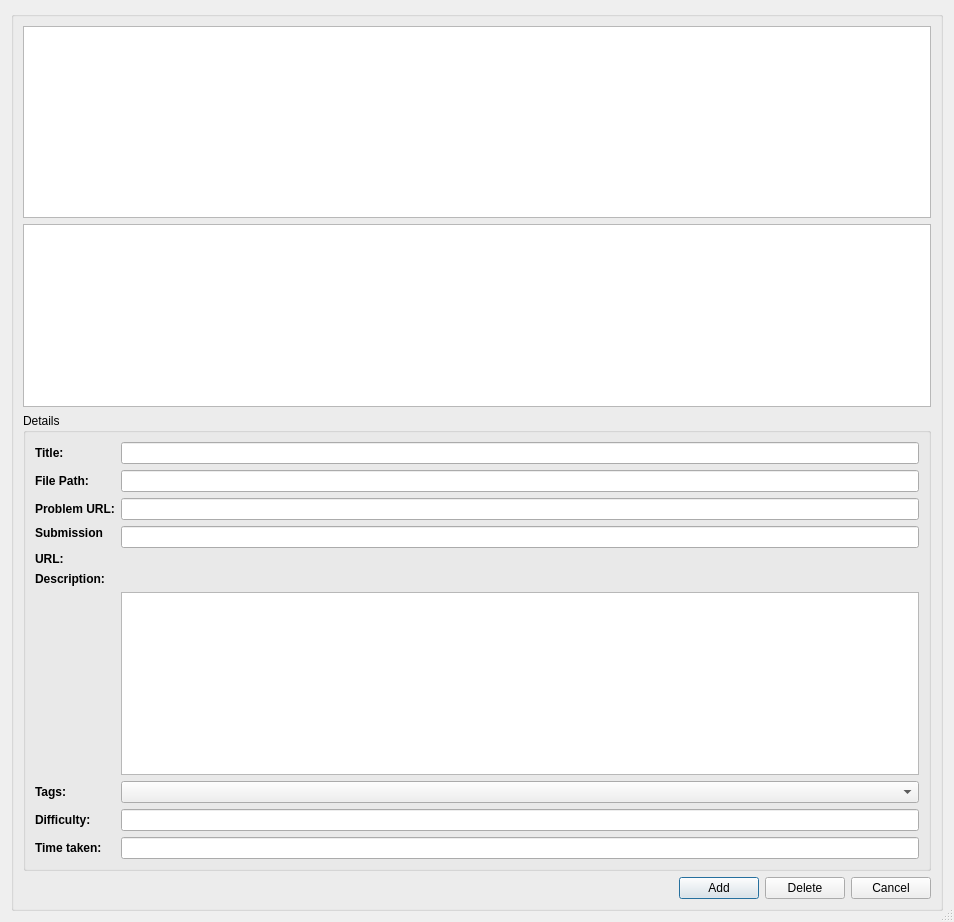
<?xml version="1.0" encoding="UTF-8"?>
<ui version="4.0">
 <class>problemDialog</class>
 <widget class="QDialog" name="problemDialog">
  <property name="geometry">
   <rect>
    <x>0</x>
    <y>0</y>
    <width>954</width>
    <height>922</height>
   </rect>
  </property>
  <property name="sizePolicy">
   <sizepolicy hsizetype="Expanding" vsizetype="Preferred">
    <horstretch>0</horstretch>
    <verstretch>0</verstretch>
   </sizepolicy>
  </property>
  <property name="maximumSize">
   <size>
    <width>16777215</width>
    <height>16777215</height>
   </size>
  </property>
  <property name="windowTitle">
   <string>Problem Manager</string>
  </property>
  <property name="sizeGripEnabled">
   <bool>true</bool>
  </property>
  <layout class="QVBoxLayout" name="verticalLayout">
   <item>
    <widget class="QGroupBox" name="groupBox">
     <property name="title">
      <string/>
     </property>
     <layout class="QVBoxLayout">
      <property name="spacing">
       <number>6</number>
      </property>
      <property name="leftMargin">
       <number>9</number>
      </property>
      <property name="topMargin">
       <number>9</number>
      </property>
      <property name="rightMargin">
       <number>9</number>
      </property>
      <property name="bottomMargin">
       <number>9</number>
      </property>
      <item>
       <widget class="QTableView" name="problemTable">
        <property name="sizePolicy">
         <sizepolicy hsizetype="Expanding" vsizetype="Minimum">
          <horstretch>0</horstretch>
          <verstretch>0</verstretch>
         </sizepolicy>
        </property>
        <property name="selectionBehavior">
         <enum>QAbstractItemView::SelectRows</enum>
        </property>
        <property name="gridStyle">
         <enum>Qt::SolidLine</enum>
        </property>
        <property name="sortingEnabled">
         <bool>true</bool>
        </property>
        <property name="wordWrap">
         <bool>true</bool>
        </property>
        <attribute name="horizontalHeaderCascadingSectionResizes">
         <bool>true</bool>
        </attribute>
        <attribute name="horizontalHeaderDefaultSectionSize">
         <number>150</number>
        </attribute>
        <attribute name="verticalHeaderCascadingSectionResizes">
         <bool>true</bool>
        </attribute>
        <attribute name="verticalHeaderShowSortIndicator" stdset="0">
         <bool>true</bool>
        </attribute>
        <attribute name="verticalHeaderStretchLastSection">
         <bool>true</bool>
        </attribute>
       </widget>
      </item>
      <item>
       <widget class="QListView" name="listView">
        <property name="sizePolicy">
         <sizepolicy hsizetype="Expanding" vsizetype="Maximum">
          <horstretch>0</horstretch>
          <verstretch>0</verstretch>
         </sizepolicy>
        </property>
        <property name="maximumSize">
         <size>
          <width>16777215</width>
          <height>200</height>
         </size>
        </property>
       </widget>
      </item>
      <item>
       <widget class="QGroupBox" name="details">
        <property name="title">
         <string>Details</string>
        </property>
        <layout class="QFormLayout" name="_2">
         <item row="0" column="0">
          <widget class="QLabel" name="titleLabel">
           <property name="text">
            <string>&lt;b&gt;Title:&lt;/b&gt;</string>
           </property>
          </widget>
         </item>
         <item row="0" column="1">
          <widget class="QLineEdit" name="titleEdit">
           <property name="enabled">
            <bool>true</bool>
           </property>
          </widget>
         </item>
         <item row="1" column="0">
          <widget class="QLabel" name="filePathLabel">
           <property name="text">
            <string>&lt;html&gt;&lt;head/&gt;&lt;body&gt;&lt;p&gt;&lt;span style=&quot; font-weight:600;&quot;&gt;File Path:&lt;/span&gt;&lt;/p&gt;&lt;/body&gt;&lt;/html&gt;</string>
           </property>
          </widget>
         </item>
         <item row="1" column="1">
          <widget class="QLineEdit" name="filePathEdit"/>
         </item>
         <item row="2" column="0">
          <widget class="QLabel" name="problemUrlLabel">
           <property name="text">
            <string>&lt;html&gt;&lt;head/&gt;&lt;body&gt;&lt;p&gt;&lt;span style=&quot; font-weight:600;&quot;&gt;Problem URL:&lt;/span&gt;&lt;/p&gt;&lt;/body&gt;&lt;/html&gt;</string>
           </property>
          </widget>
         </item>
         <item row="2" column="1">
          <widget class="QLineEdit" name="problemUrlEdit"/>
         </item>
         <item row="4" column="0">
          <widget class="QLabel" name="submissionURlLabel">
           <property name="text">
            <string>&lt;html&gt;&lt;head/&gt;&lt;body&gt;&lt;p&gt;&lt;span style=&quot; font-weight:600;&quot;&gt;Submission &lt;/span&gt;&lt;/p&gt;&lt;p&gt;&lt;span style=&quot; font-weight:600;&quot;&gt;URL:&lt;/span&gt;&lt;/p&gt;&lt;/body&gt;&lt;/html&gt;</string>
           </property>
          </widget>
         </item>
         <item row="4" column="1">
          <widget class="QLineEdit" name="submissionUrlEdit"/>
         </item>
         <item row="5" column="0">
          <widget class="QLabel" name="label">
           <property name="text">
            <string>&lt;html&gt;&lt;head/&gt;&lt;body&gt;&lt;p&gt;&lt;span style=&quot; font-weight:600;&quot;&gt;Description:&lt;/span&gt;&lt;/p&gt;&lt;/body&gt;&lt;/html&gt;</string>
           </property>
          </widget>
         </item>
         <item row="6" column="1">
          <widget class="QTextEdit" name="descriptionEdit"/>
         </item>
         <item row="7" column="0">
          <widget class="QLabel" name="tagsLabel">
           <property name="text">
            <string>&lt;html&gt;&lt;head/&gt;&lt;body&gt;&lt;p&gt;&lt;span style=&quot; font-weight:600;&quot;&gt;Tags:&lt;/span&gt;&lt;/p&gt;&lt;/body&gt;&lt;/html&gt;</string>
           </property>
          </widget>
         </item>
         <item row="7" column="1">
          <widget class="QComboBox" name="tagEdit">
           <property name="enabled">
            <bool>true</bool>
           </property>
          </widget>
         </item>
         <item row="8" column="0">
          <widget class="QLabel" name="difficultyLabel">
           <property name="text">
            <string>&lt;html&gt;&lt;head/&gt;&lt;body&gt;&lt;p&gt;&lt;span style=&quot; font-weight:600;&quot;&gt;Difficulty:&lt;/span&gt;&lt;/p&gt;&lt;/body&gt;&lt;/html&gt;</string>
           </property>
          </widget>
         </item>
         <item row="9" column="0">
          <widget class="QLabel" name="timeTakenLabel">
           <property name="text">
            <string>&lt;html&gt;&lt;head/&gt;&lt;body&gt;&lt;p&gt;&lt;span style=&quot; font-weight:600;&quot;&gt;Time taken:&lt;/span&gt;&lt;/p&gt;&lt;/body&gt;&lt;/html&gt;</string>
           </property>
          </widget>
         </item>
         <item row="9" column="1">
          <widget class="QLineEdit" name="timeTakenEdit"/>
         </item>
         <item row="8" column="1">
          <widget class="QLineEdit" name="difficultyEdit"/>
         </item>
        </layout>
       </widget>
      </item>
      <item>
       <layout class="QHBoxLayout" name="horizontalLayout">
        <item>
         <spacer name="horizontalSpacer">
          <property name="orientation">
           <enum>Qt::Horizontal</enum>
          </property>
          <property name="sizeType">
           <enum>QSizePolicy::Expanding</enum>
          </property>
          <property name="sizeHint" stdset="0">
           <size>
            <width>40</width>
            <height>20</height>
           </size>
          </property>
         </spacer>
        </item>
        <item>
         <widget class="QPushButton" name="addButton">
          <property name="text">
           <string>Add</string>
          </property>
         </widget>
        </item>
        <item>
         <widget class="QPushButton" name="deleteButton">
          <property name="text">
           <string>Delete</string>
          </property>
         </widget>
        </item>
        <item>
         <widget class="QPushButton" name="cancelButton">
          <property name="text">
           <string>Cancel</string>
          </property>
         </widget>
        </item>
       </layout>
      </item>
     </layout>
    </widget>
   </item>
  </layout>
 </widget>
 <resources/>
 <connections/>
</ui>
